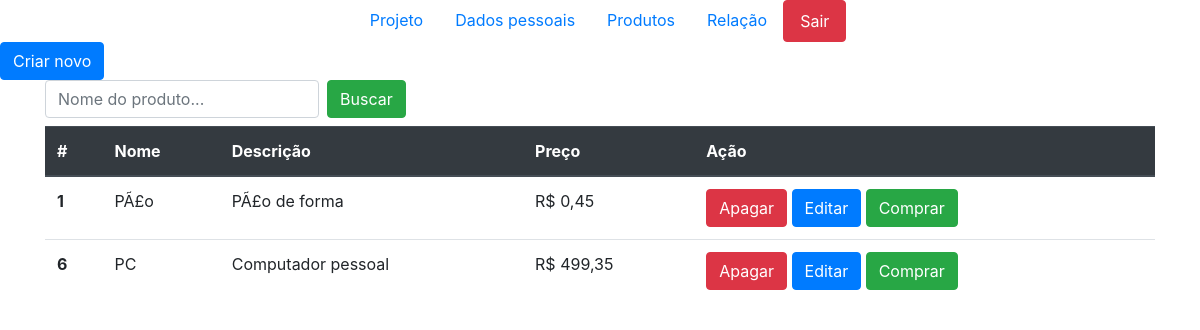
The page /projeto/index.php?pagina=produtos (signed in) on the database its author committed.
### tables this page shows
CREATE TABLE `produto` (
  `id` int(11) NOT NULL AUTO_INCREMENT,
  `nome` varchar(100) NOT NULL,
  `descricao` varchar(500) NOT NULL,
  `tipo` varchar(50) NOT NULL,
  `preco` decimal(5,2) NOT NULL,
  PRIMARY KEY (`id`)
);

### projeto/index.php (called while the page is built, shortened)
<?php
require_once('./cabecalho.php');
$paginas = [
    'login',
    'registro',
    'home',
    'dados_pessoais',
    'sair',
    'produtos',
    'cadastrar_produto',
    'editar_produto',
    'deletar_produto',
    'comprar_produto',
    'produto_usuario'
];
if (isset($_GET['pagina']) && in_array($_GET['pagina'], $paginas)) {
    $pagina = $_GET['pagina'];
} else {
    $pagina = 'login';
}
require_once("./paginas/{$pagina}.php");
require_once('./rodape.php');

### projeto/acoes/produtos.php (called while the page is built, shortened)
<?php
function buscaTodosProdutos($conexao, $nome) {
    $busca = "SELECT id, nome, descricao, preco FROM produto";
    $stmt = mysqli_stmt_init($conexao);
    if (mysqli_stmt_prepare($stmt, $busca)) {
        mysqli_stmt_execute($stmt);
        return mysqli_stmt_get_result($stmt);
    }
    return false;
}

### projeto/paginas/produtos.php (the view, shortened to what this page needs)
<?php
require_once('./acoes/produtos.php');
$nome = $_GET['nome'] ?? '';
$produtos = buscaTodosProdutos($conexao, $nome);
?>
<a class="btn btn-primary" href="?pagina=cadastrar_produto">Criar novo</a>
<div class="container">
    <form class="form-inline" action="">
        <input type="text" class="form-control mb-2 mr-sm-2" id="nome" name="nome" placeholder="Nome do produto..." required>
        <button type="submit" class="btn btn-success mb-2">Buscar</button>
    </form>
    <table class="table">
        <thead class="thead-dark">
            <tr>
                <th scope="col">#</th>
                <th scope="col">Nome</th>
                <th scope="col">Descrição</th>
                <th scope="col">Preço</th>
                <th scope="col">Ação</th>
            </tr>
        </thead>
        <tbody>
            <?php while ($produto = mysqli_fetch_assoc($produtos)) : ?>
                <tr>
                    <th scope="row"><?= $produto['id'] ?></th>
                    <td><?= $produto['nome'] ?></td>
                    <td><?= $produto['descricao'] ?></td>
                    <td>R$ <?= number_format($produto['preco'], 2, ',', '.'); ?></td>
                    <td>
                        <a class="btn btn-danger" href="?pagina=deletar_produto&id=<?= $produto['id']; ?>">Apagar</a>
                        <a class="btn btn-primary" href="?pagina=editar_produto&id=<?= $produto['id']; ?>">Editar</a>
                        <a class="btn btn-success" href="?pagina=comprar_produto&id=<?= $produto['id']; ?>">Comprar</a>
                    </td>
                </tr>
            <?php endwhile; ?>
        </tbody>
    </table>
</div>

### rows shown on the page
produto: id "1", nome "PÃ£o", descricao "PÃ£o de forma", preco "0,45"
produto: id "6", nome "PC", descricao "Computador pessoal", preco "499,35"
